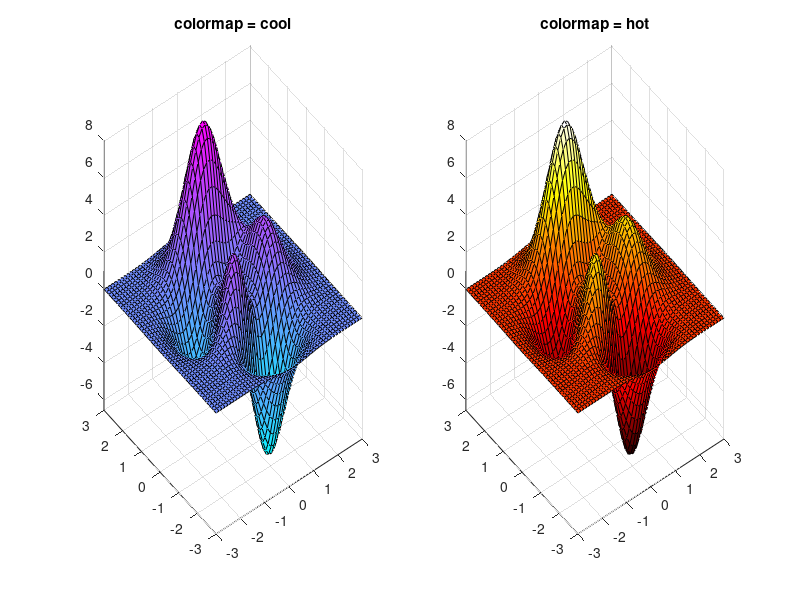

Reproduce this figure in MATLAB.
colormap([cool; hot]);
[x, y, z] = peaks;
minz = min(z(:));
maxz = max(z(:));

subplot(121);
peaks;
title('colormap = cool');
cmin = minz;
cmax = minz + (maxz - minz) * 2;
caxis([cmin cmax]);

subplot(122);
peaks;
title('colormap = hot');
cmin = maxz - (maxz - minz) * 2;
cmax = maxz;
caxis([cmin cmax]);





% subplot(121); 
% peaks;
% caxis([0.3, 0.4]);
% shading interp;
% title('color 1');
% 
% subplot(122); 
% peaks;
% caxis auto;
% shading interp;
% title('color 2');




% [X, Y, Z] = peaks;
% [x, y, z] = peaks;
% figure(1);
% colormap(cool);
% 
% mesh(X, Y, Z);
% tmpFigure1 = getframe(gcf);
% figure(2);
% colormap(hot);
% mesh(x, y, z);
% tmpFigure2 = getframe(gcf);
% close all;
% 
% figure(3);
% subplot(121);
% title('colormap = cool');
% imshow(tmpFigure1.cdata);
% 
% subplot(1, 2, 2);
% title('colormap = hot');
% imshow(tmpFigure2.cdata);